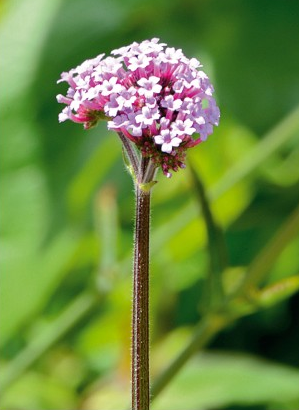
#> input picture images/flower.png, 299 x 410 px, found by its file name
$ python OpencvDemo008.py
#> lines starting #> are read from the running program, lines starting #| are printed output that depends on the picture
#!/usr/bin/env python3
#coding = utf-8

import logging
import numpy as np
import cv2 as cv

# 通道分离与合并
def OpencvDemo008():
    logging.basicConfig(level=logging.DEBUG)

    src = cv.imread("images/flower.png")
#> src is the input picture: shape (410, 299, 3); mean B, G, R 64, 137, 107.6
    if src is None:
        logging.error("could not load an image!")
        return cv.Error.StsError
    cv.namedWindow("input", cv.WINDOW_AUTOSIZE)
    cv.imshow("input", src)

    # 蓝色通道为零
    mv = cv.split(src)
    mv[0][:, :] = 0
    dst1 = cv.merge(mv)
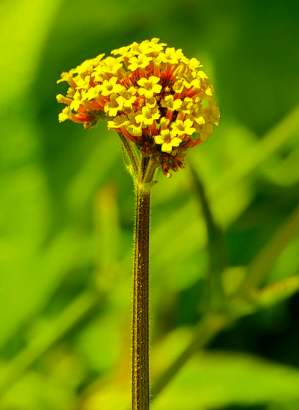
#> dst1: shape (410, 299, 3); mean of channels 0, 1, 2 0, 137, 107.6; drawn as B, G, R
    cv.imshow("output1", dst1)

    # 绿色通道为零
    mv = cv.split(src)
    mv[1][:, :] = 0
    dst2 = cv.merge(mv)
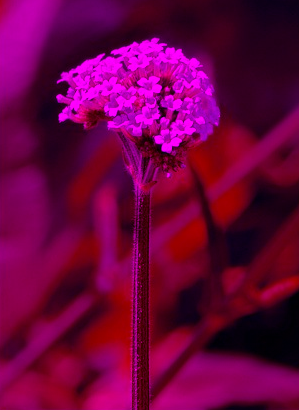
#> dst2: shape (410, 299, 3); mean of channels 0, 1, 2 64, 0, 107.6; drawn as B, G, R
    cv.imshow("output2", dst2)

    # 红色通道为零
    mv = cv.split(src)
    mv[2][:, :] = 0
    dst3 = cv.merge(mv)
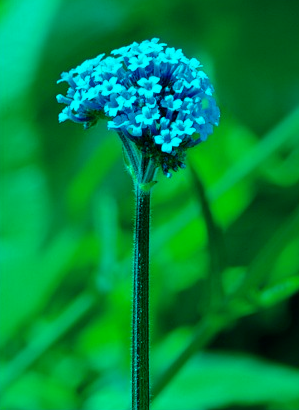
#> dst3: shape (410, 299, 3); mean of channels 0, 1, 2 64, 137, 0; drawn as B, G, R
    cv.imshow("output3", dst3)

    dst = np.zeros(src.shape, dtype=np.uint8)
    logging.debug("src.shape: {}, dst.shape: {}".format(src.shape, dst.shape))
    cv.mixChannels([src], [dst], fromTo=[2, 0, 1, 1, 0, 2])
    cv.imshow("output4", dst)
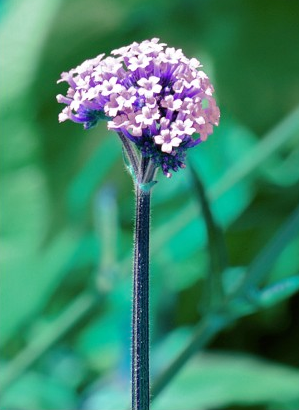
#> window 'output4': shape (410, 299, 3); mean B, G, R 107.6, 137, 64

    cv.waitKey(0)

    cv.destroyAllWindows()

    return cv.Error.StsOk

if __name__ == "__main__":
    OpencvDemo008()

# end of file
